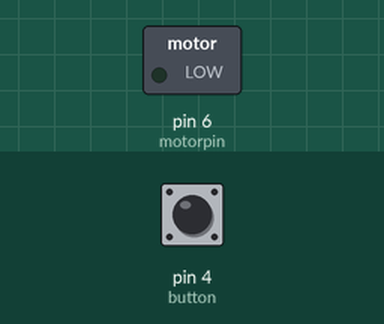
Recording of a sketch running on a simulated Arduino Uno, built with avr-gcc and run on an emulated ATmega328P. Parts: switched loads named in the sketch (green lamp = pin HIGH). Inputs (shaded band) come from the test bench; at power-on: pin 4 (button) HIGH.

Above: at 1.2 s.
1.3 s: pin 4 (button) pulled LOW for 3.2 s
At 4.1 s:
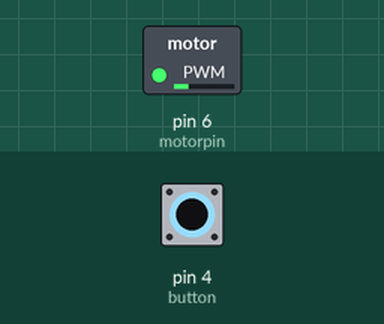
6.8 s: pin 4 (button) pulled LOW for 0.15 s
At 8.9 s:
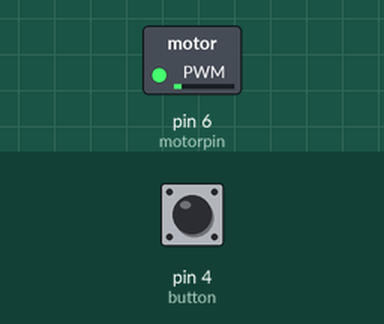
Timing chart, 0 to 10.4 s (numbered marks = the images above; inputs shaded):
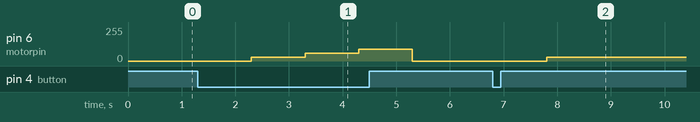

Measured:
- after the input at 1.3 s, pin 6 (motorpin): 0/255 → 30/255 after 1.0 s, → 60/255 1.0 s later, → 90/255 1.0 s later, → 0/255 1.0 s later
- after the input at 6.8 s, pin 6 (motorpin): 0/255 → 30/255 after 1.0 s

The sketch:

Key_switch_wind_speed.ino
```cpp
// (licence header left out)
int motorpin = 6;//Define the number 6 interface as the fan interface
int button = 4;//Define the number 4 interface as the button interface
int val;
int i = 0;

/*
* Function       setup
* @author        Jessica
* @date          2019.8.21
* @brief         Initial configuration
* @param[in]     void
* @retval        void
* @par History   no
*/
void setup()
{
    Serial.begin(9600);//Set the baud rate to 9600
    pinMode(motorpin,OUTPUT);//Set digital IO pin mode, OUTPUT is output
    pinMode(button,INPUT_PULLUP);//Define the key interface as the input interface
}

/*
* Function       loop
* @author        Jessica
* @date          2019.8.21
* @brief         main
* @param[in]     void
* @retval        void
* @par History   no
*/
void loop()
{
    val=digitalRead(button);//Read digital level 2 and assign it to val
    if(val==LOW)//Detect whether the button is pressed, the small light is on when the button is pressed
    {
       i+=1;
       delay(1000);
     }
    if(i == 1)
    {
       analogWrite(motorpin, 30);
     }
    if(i == 2)
    {
       analogWrite(motorpin, 60);
     }
    if(i == 3)
    {
       analogWrite(motorpin, 90);
     }
    if(i == 4)
    {
       analogWrite(motorpin, 0);
       i = 0;
     }

}
```
